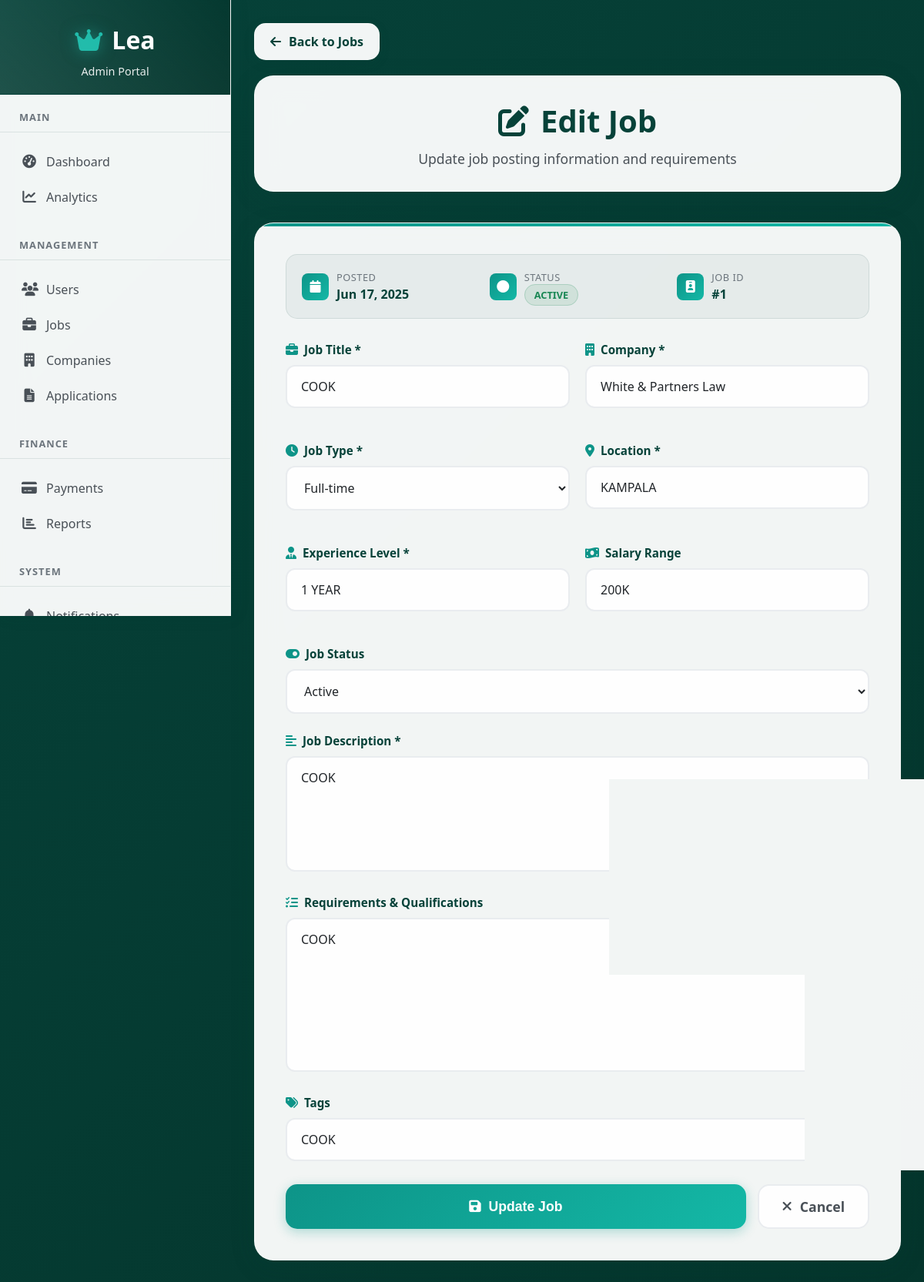
The app's page /ADMIN/edit_job.php?id=1 (signed in) with its own data.
### tables this page shows
CREATE TABLE `settings` (
  `id` int(11) NOT NULL,
  `system_name` varchar(100) NOT NULL,
  `smtp_host` varchar(255) DEFAULT NULL,
  `smtp_port` varchar(10) DEFAULT NULL,
  `smtp_username` varchar(255) DEFAULT NULL,
  `smtp_password` varchar(255) DEFAULT NULL,
  `smtp_encryption` enum('tls','ssl','none') DEFAULT 'tls',
  `from_email` varchar(255) DEFAULT NULL,
  `from_name` varchar(255) DEFAULT NULL,
  `sms_provider` enum('twilio','nexmo','custom') DEFAULT NULL,
  `sms_api_key` varchar(255) DEFAULT NULL,
  `sms_sender_id` varchar(50) DEFAULT NULL,
  `timezone` varchar(100) DEFAULT 'UTC',
  `created_at` datetime NOT NULL,
  `updated_at` datetime DEFAULT current_timestamp() ON UPDATE current_timestamp()
);

CREATE TABLE `jobs` (
  `id` int(11) NOT NULL,
  `title` varchar(255) NOT NULL,
  `company` varchar(255) NOT NULL,
  `type` enum('Full-time','Part-time','Contract','Remote') NOT NULL,
  `location` varchar(255) NOT NULL,
  `experience` varchar(100) NOT NULL,
  `salary` varchar(100) DEFAULT NULL,
  `description` text NOT NULL,
  `requirements` text DEFAULT NULL,
  `tags` varchar(255) DEFAULT NULL,
  `status` enum('active','inactive','draft') DEFAULT 'active',
  `posted_by` int(11) DEFAULT NULL,
  `created_at` timestamp NOT NULL DEFAULT current_timestamp(),
  `updated_at` timestamp NOT NULL DEFAULT current_timestamp() ON UPDATE current_timestamp()
);

### ADMIN/edit_job.php (the view, shortened to what this page needs)
<?php
require_once '../includes/config.php';
$job = null;
$job_id = isset($_GET['id']) ? (int)$_GET['id'] : 0;
try {
    $stmt = $conn->prepare("SELECT id, title, company, type, location, experience, salary, description, requirements, tags, status, created_at FROM jobs WHERE id = ?");
    $stmt->execute([$job_id]);
    $job = $stmt->fetch(PDO::FETCH_ASSOC);
} catch (PDOException $e) {
    $error = "Error fetching job: " . $e->getMessage();
    header('Location: JOBS.php');
    exit();
}
?>
<!DOCTYPE html>
<html lang="en">
<head>
    <link rel="stylesheet" href="https://cdnjs.cloudflare.com/ajax/libs/font-awesome/6.4.0/css/all.min.css">
</head>
<body>
    <?php include 'sidebar.php'; ?>
    <div class="main-content">
        <div class="container">
            <a href="JOBS.php" class="back-btn">
                <i class="fas fa-arrow-left"></i>
                Back to Jobs
            </a>
            <div class="header">
                <h1>
                    <i class="fas fa-edit"></i>
                    Edit Job
                </h1>
                <p>Update job posting information and requirements</p>
            </div>
            <div class="form-container">
                <div class="job-info">
                    <div class="info-item">
                        <div class="info-icon">
                            <i class="fas fa-calendar"></i>
                        </div>
                        <div class="info-content">
                            <div class="info-label">Posted</div>
                            <div class="info-value"><?php echo date('M j, Y', strtotime($job['created_at'])); ?></div>
                        </div>
                    </div>
                    <div class="info-item">
                        <div class="info-icon">
                            <i class="fas fa-circle"></i>
                        </div>
                        <div class="info-content">
                            <div class="info-label">Status</div>
                            <div class="info-value">
                                <span class="status-badge <?php echo $job['status']; ?>">
                                    <?php echo ucfirst($job['status']); ?>
                                </span>
                            </div>
                        </div>
                    </div>
                    <div class="info-item">
                        <div class="info-icon">
                            <i class="fas fa-id-badge"></i>
                        </div>
                        <div class="info-content">
                            <div class="info-label">Job ID</div>
                            <div class="info-value">#<?php echo $job['id']; ?></div>
                        </div>
                    </div>
                </div>
                <form method="POST" action="" id="editJobForm">
                    <div class="form-row">
                        <div class="form-group">
                            <label for="title">
                                <i class="fas fa-briefcase"></i>
                                Job Title *
                            </label>
                            <input type="text" id="title" name="title"
                                   value="<?php echo htmlspecialchars($job['title']); ?>"
                                   required placeholder="Enter job title">
                        </div>
                        <div class="form-group">
                            <label for="company">
                                <i class="fas fa-building"></i>
                                Company *
                            </label>
                            <input type="text" id="company" name="company"
                                   value="<?php echo htmlspecialchars($job['company']); ?>"
                                   required placeholder="Enter company name">
                        </div>
                    </div>
                    <div class="form-row">
                        <div class="form-group">
                            <label for="type">
                                <i class="fas fa-clock"></i>
                                Job Type *
                            </label>
                            <select id="type" name="type" required>
                                <option value="Full-time" <?php echo $job['type'] === 'Full-time' ? 'selected' : ''; ?>>Full-time</option>
                            </select>
                        </div>
                        <div class="form-group">
                            <label for="location">
                                <i class="fas fa-map-marker-alt"></i>
                                Location *
                            </label>
                            <input type="text" id="location" name="location"
                                   value="<?php echo htmlspecialchars($job['location']); ?>"
                                   required placeholder="Enter job location">
                        </div>
                    </div>
                    <div class="form-row">
                        <div class="form-group">
                            <label for="experience">
                                <i class="fas fa-user-tie"></i>
                                Experience Level *
                            </label>
                            <input type="text" id="experience" name="experience"
                                   value="<?php echo htmlspecialchars($job['experience']); ?>"
                                   required placeholder="e.g., Entry Level, Mid-Level, Senior">
                        </div>
                        <div class="form-group">
                            <label for="salary">
                                <i class="fas fa-money-bill-wave"></i>
                                Salary Range
                            </label>
                            <input type="text" id="salary" name="salary"
                                   value="<?php echo htmlspecialchars($job['salary']); ?>"
                                   placeholder="e.g., $50,000 - $70,000">
                        </div>
                    </div>
                    <div class="form-group">
                        <label for="status">
                            <i class="fas fa-toggle-on"></i>
                            Job Status
                        </label>
                        <select id="status" name="status" required>
                            <option value="active" <?php echo $job['status'] === 'active' ? 'selected' : ''; ?>>Active</option>
                        </select>
                    </div>
                    <div class="form-group">
                        <label for="description">
                            <i class="fas fa-align-left"></i>
                            Job Description *
                        </label>
                        <textarea id="description" name="description" class="description"
                                  required placeholder="Enter detailed job description..."><?php echo htmlspecialchars($job['description']); ?></textarea>
                    </div>
                    <div class="form-group">
                        <label for="requirements">
                            <i class="fas fa-list-check"></i>
                            Requirements & Qualifications
                        </label>
                        <textarea id="requirements" name="requirements" class="requirements"
                                  placeholder="Enter job requirements and qualifications..."><?php echo htmlspecialchars($job['requirements']); ?></textarea>
                    </div>
                    <div class="form-group">
                        <label for="tags">
                            <i class="fas fa-tags"></i>
                            Tags
                        </label>
                        <input type="text" id="tags" name="tags"
                               value="<?php echo htmlspecialchars($job['tags']); ?>"
                               placeholder="Enter tags separated by commas (e.g., PHP, MySQL, JavaScript)">
                    </div>
                    <div class="button-group">
                        <button type="submit" class="submit-btn">
                            <i class="fas fa-save"></i>
                            Update Job
                        </button>
                        <a href="JOBS.php" class="cancel-btn">
                            <i class="fas fa-times"></i>
                            Cancel
                        </a>
                    </div>
                </form>
            </div>
        </div>
    </div>
</body>
</html>

### ADMIN/sidebar.php (shortened to what this page needs)
<?php
$system_name = 'LAIR';
try {
    require_once '../includes/config.php';
    $stmt = $conn->prepare("SELECT system_name FROM settings LIMIT 1");
    $stmt->execute();
    $row = $stmt->fetch(PDO::FETCH_ASSOC);
    if ($row) {
        $system_name = $row['system_name'] ?: 'LAIR';
    }
} catch (Exception $e) {
    $system_name = 'LAIR';
}
?>
<div class="sidebar">
    <div class="sidebar-header">
        <div class="sidebar-logo">
            <i class="fas fa-crown"></i>
            <span><?php echo htmlspecialchars($system_name); ?></span>
        </div>
        <div class="sidebar-subtitle">Admin Portal</div>
    </div>
    <nav class="sidebar-nav">
        <div class="nav-section">
            <div class="nav-section-title">Main</div>
            <a href="DASHBOARD.php" class="nav-item <?php echo basename($_SERVER['PHP_SELF']) == 'DASHBOARD.php' ? 'active' : ''; ?>">
                <i class="fas fa-tachometer-alt"></i>
                <span class="nav-text">Dashboard</span>
            </a>
            <a href="ANALYTICS.php" class="nav-item <?php echo basename($_SERVER['PHP_SELF']) == 'ANALYTICS.php' ? 'active' : ''; ?>">
                <i class="fas fa-chart-line"></i>
                <span class="nav-text">Analytics</span>
            </a>
        </div>
        <div class="nav-section">
            <div class="nav-section-title">Management</div>
            <a href="USERS.php" class="nav-item <?php echo basename($_SERVER['PHP_SELF']) == 'USERS.php' ? 'active' : ''; ?>">
                <i class="fas fa-users"></i>
                <span class="nav-text">Users</span>
            </a>
            <a href="JOBS.php" class="nav-item <?php echo basename($_SERVER['PHP_SELF']) == 'JOBS.php' ? 'active' : ''; ?>">
                <i class="fas fa-briefcase"></i>
                <span class="nav-text">Jobs</span>
            </a>
            <a href="COMPANIES.php" class="nav-item <?php echo basename($_SERVER['PHP_SELF']) == 'COMPANIES.php' ? 'active' : ''; ?>">
                <i class="fas fa-building"></i>
                <span class="nav-text">Companies</span>
            </a>
            <a href="APPLICATIONS.php" class="nav-item <?php echo basename($_SERVER['PHP_SELF']) == 'APPLICATIONS.php' ? 'active' : ''; ?>">
                <i class="fas fa-file-alt"></i>
                <span class="nav-text">Applications</span>
            </a>
        </div>
        <div class="nav-section">
            <div class="nav-section-title">Finance</div>
            <a href="PAYMENTS.php" class="nav-item <?php echo basename($_SERVER['PHP_SELF']) == 'PAYMENTS.php' ? 'active' : ''; ?>">
                <i class="fas fa-credit-card"></i>
                <span class="nav-text">Payments</span>
            </a>
            <a href="REPORTS.php" class="nav-item <?php echo basename($_SERVER['PHP_SELF']) == 'REPORTS.php' ? 'active' : ''; ?>">
                <i class="fas fa-chart-bar"></i>
                <span class="nav-text">Reports</span>
            </a>
        </div>
        <div class="nav-section">
            <div class="nav-section-title">System</div>
            <a href="NOTIFICATIONS.php" class="nav-item <?php echo basename($_SERVER['PHP_SELF']) == 'NOTIFICATIONS.php' ? 'active' : ''; ?>">
                <i class="fas fa-bell"></i>
                <span class="nav-text">Notifications</span>
            </a>
        </div>
    </nav>
</div>

### ADMIN/sidebar.php (style rules this page uses)
:root { --primary-green: #064239; --primary-green-light: #0a5a4a; --primary-green-dark: #04352c; --accent-green: #0d9488; --accent-green-light: #14b8a6; --white: #ffffff; --gray-light: #f8f9fa; --gray-border: #e9ecef; --text-dark: #212529; --text-medium: #495057; --text-light: #6c757d; --success: #198754; --warning: #ffc107; --danger: #dc3545; --info: #0dcaf0; }
.sidebar { width: 300px; height: 100vh; background: rgba(255, 255, 255, 0.95); backdrop-filter: blur(16px) saturate(180%); -webkit-backdrop-filter: blur(16px) saturate(180%); border-right: 1.5px solid rgba(255, 255, 255, 0.25); position: fixed; left: 0; top: 0; z-index: 1000; overflow-y: auto; transition: all 0.3s ease; box-shadow: 4px 0 20px rgba(6, 66, 57, 0.1); }
.sidebar-header { padding: 30px 25px 20px; text-align: center; border-bottom: 1px solid rgba(6, 66, 57, 0.1); background: linear-gradient(135deg, var(--primary-green), var(--primary-green-dark)); color: var(--white); position: relative; overflow: hidden; }
.sidebar-header::before { content: ''; position: absolute; top: 0; left: 0; right: 0; bottom: 0; background: linear-gradient(45deg, rgba(255, 255, 255, 0.1), transparent); pointer-events: none; }
.sidebar-logo { font-size: 2rem; font-weight: 800; margin-bottom: 10px; display: flex; align-items: center; justify-content: center; gap: 12px; }
.sidebar-logo i { color: var(--accent-green-light); text-shadow: 0 0 20px rgba(20, 184, 166, 0.5); }
.sidebar-subtitle { font-size: 0.9rem; opacity: 0.9; font-weight: 500; }
.sidebar-nav { padding: 20px 0; }
.nav-section { margin-bottom: 30px; }
.nav-section-title { padding: 0 25px 10px; font-size: 0.8rem; font-weight: 700; color: var(--text-light); text-transform: uppercase; letter-spacing: 1px; border-bottom: 1px solid rgba(6, 66, 57, 0.1); margin-bottom: 15px; }
.nav-item { display: flex; align-items: center; padding: 12px 25px; color: var(--text-medium); text-decoration: none; transition: all 0.3s ease; position: relative; font-weight: 500; border-left: 3px solid transparent; }
.nav-item i { width: 20px; margin-right: 12px; font-size: 1.1rem; text-align: center; }
.nav-item .nav-text { flex: 1; }

### records on screen
settings: system_name "Lea"
jobs: created_at "Jun 17, 2025", status "ACTIVE", id "1", title "COOK", company "White & Partners Law", type "Full-time", location "KAMPALA", experience "1 YEAR", salary "200K", status "Active", description "COOK", requirements "COOK", tags "COOK"
